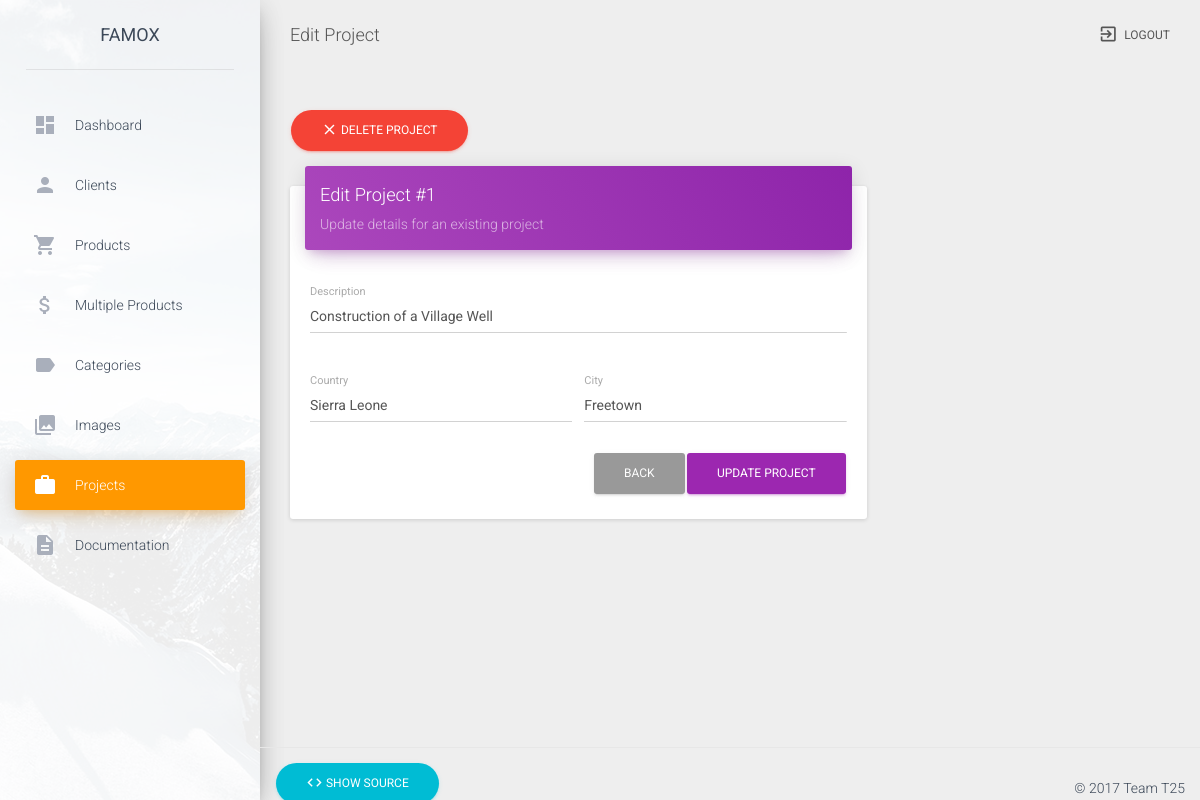
Page /Ass2/projects/edit.php?id=1 (signed in) on the committed database.
### tables this page shows
CREATE TABLE IF NOT EXISTS `project` (
  `id` INT NOT NULL AUTO_INCREMENT,
  `description` VARCHAR(100) NOT NULL,
  `country` VARCHAR(50) NULL DEFAULT NULL,
  `city` VARCHAR(50) NULL DEFAULT NULL,
  PRIMARY KEY (`id`));

### Ass2/projects/edit.php (called while the page is built, shortened)
<?php
  $project = getProject($_GET["id"]);
  include_once("../includes/header.php");
  include_once("includes/edit_form.php");
  include_once("../includes/footer.php");
?>

### Ass2/projects/includes/functions.php (called while the page is built, shortened)
<?php
  require_once("../config.php");
  function getProject($id) {
    global $conn;
    $query = "SELECT * FROM project WHERE id = ?";
    $pquery = $conn->prepare($query);
    $pquery->bind_param("i", $id);
    $pquery->execute();
    $result = $pquery->get_result();
    return $result->fetch_assoc();
  }
?>

### Ass2/projects/includes/edit_form.php (the view, shortened to what this page needs)
<div class="container-fluid">
  <div class="row">
    <div class="col-md-8">
      <a href="delete.php?id=<?php echo $project["id"]; ?>" class="confirm-delete">
        <button class="btn btn-danger btn-round">
					<i class="material-icons">close</i> Delete Project
					<div class="ripple-container"></div>
        </button>
      </a>
      <div class="card">
        <div class="card-header" data-background-color="purple">
          <h4 class="title">Edit Project #<?php echo $project["id"]; ?></h4>
          <p class="category">Update details for an existing project</p>
        </div>
        <div class="card-content">
          <form method="post" action="">
            <div class="row">
              <div class="col-md-12">
                <div class="form-group label-floating">
                  <label class="control-label">Description</label>
                  <input type="text" name="description" class="form-control" value="<?php echo $project["description"]; ?>" required>
                </div>
              </div>
            </div>
            <div class="row">
              <div class="col-md-6">
                <div class="form-group label-floating">
                  <label class="control-label">Country</label>
                  <input type="text" name="country" class="form-control" value="<?php echo $project["country"]; ?>" required>
                </div>
              </div>
              <div class="col-md-6">
                <div class="form-group label-floating">
                  <label class="control-label">City</label>
                  <input type="text" name="city" class="form-control" value="<?php echo $project["city"]; ?>" required>
                </div>
              </div>
            </div>
            <button type="submit" class="btn btn-primary pull-right">Update Project</button>
            <a href="." class="btn pull-right">Back</a>
            <div class="clearfix"></div>
          </form>
        </div>
      </div>
    </div>
  </div>
</div>

### rows in the picture
project: id "1", description "Construction of a Village Well", country "Sierra Leone", city "Freetown"

### other values in the picture
$pageTitle "Edit Project"
